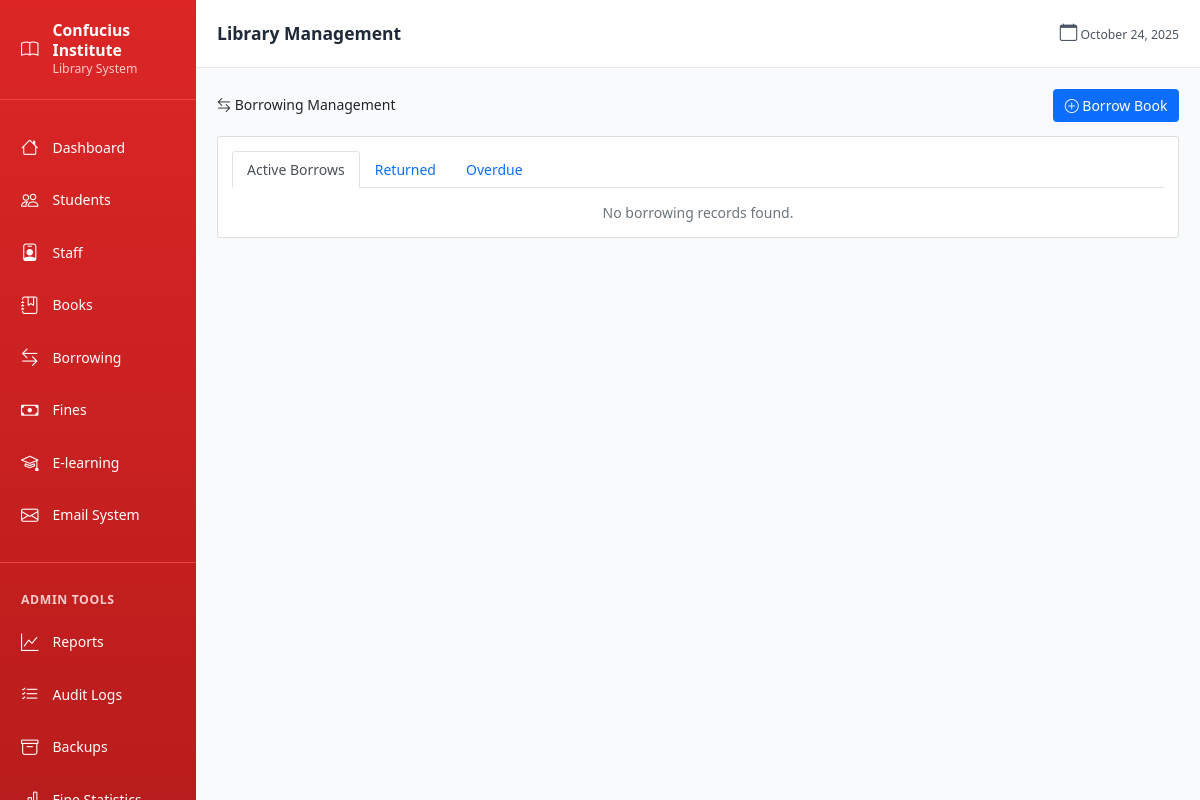
Before: /borrowing/ (signed in) with the older database file.
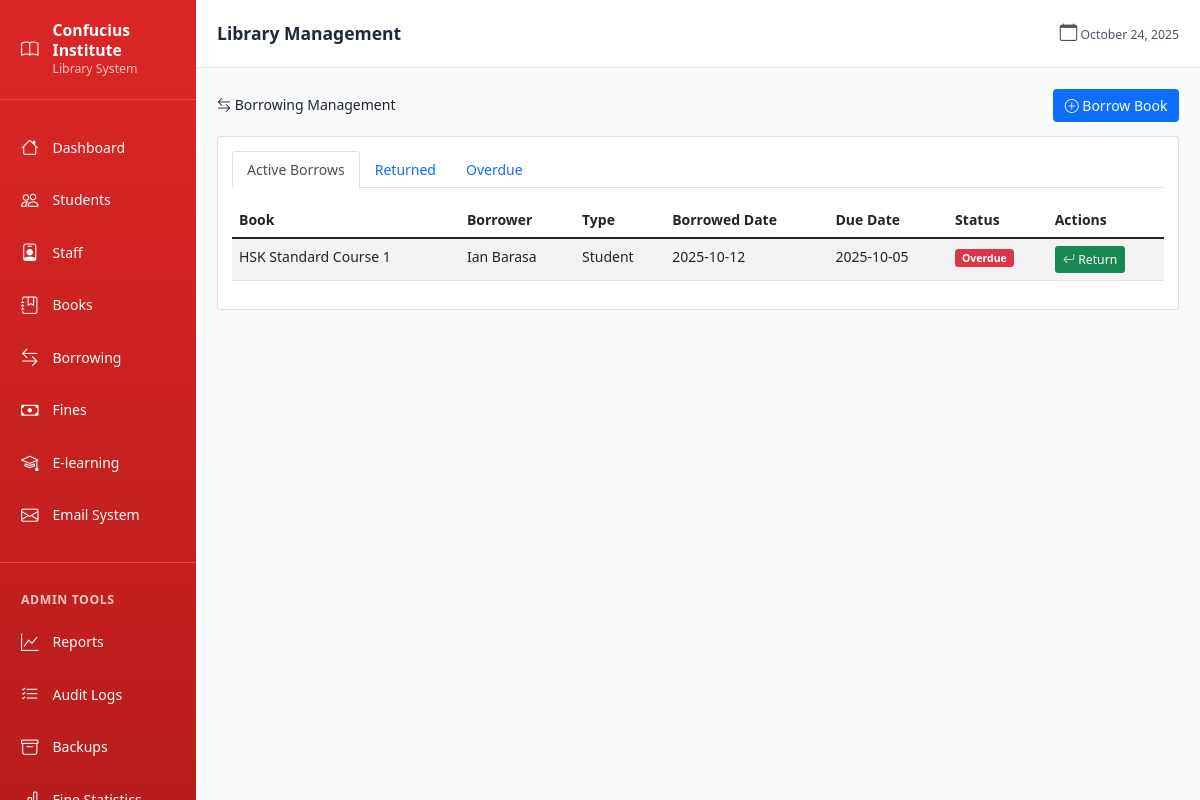
After: the same page with the newer database file.
### models.py (models this page shows, shortened)
class BorrowRecord(db.Model):
    id = db.Column(db.Integer, primary_key=True)
    book_id = db.Column(db.Integer, db.ForeignKey('book.id'), nullable=False)
    student_id = db.Column(db.Integer, db.ForeignKey('student.id'), nullable=True)
    staff_id = db.Column(db.Integer, db.ForeignKey('staff.id'), nullable=True)
    borrowed_at = db.Column(db.DateTime, default=datetime.utcnow)
    due_date = db.Column(db.DateTime, nullable=False)
    returned_at = db.Column(db.DateTime, nullable=True)
    notes = db.Column(db.Text)
    @property
    def is_overdue(self):
        return not self.returned_at and datetime.utcnow() > self.due_date
    @property
    def borrower_name(self):
        if self.student_ref:
            return self.student_ref.name
        elif self.staff_ref:
            return self.staff_ref.name
        return "Unknown"
    @property
    def borrower_type(self):
        return "Student" if self.student_id else "Staff"

class Book(db.Model):
    id = db.Column(db.Integer, primary_key=True)
    title = db.Column(db.String(200), nullable=False)
    author = db.Column(db.String(200))
    publisher = db.Column(db.String(200))
    isbn = db.Column(db.String(20), unique=True, nullable=True)
    unique_id = db.Column(db.String(50), unique=True, nullable=False)
    category_id = db.Column(db.Integer, db.ForeignKey('category.id'), nullable=True)
    total_copies = db.Column(db.Integer, default=1)
    shelf_location = db.Column(db.String(50))
    created_at = db.Column(db.DateTime, default=datetime.utcnow)
    borrow_records = db.relationship('BorrowRecord', backref='book_ref', lazy=True)

class Student(db.Model):
    id = db.Column(db.Integer, primary_key=True)
    name = db.Column(db.String(100), nullable=False)
    registration_number = db.Column(db.String(50), unique=True, nullable=True)  # UoN students
    id_number = db.Column(db.String(20), unique=True, nullable=True)  # Kenyan non-UoN
    passport_number = db.Column(db.String(20), unique=True, nullable=True)  # International
    email = db.Column(db.String(120), nullable=False)
    phone = db.Column(db.String(20))
    membership_status = db.Column(db.String(20), default='active')  # active, suspended, expired
    created_at = db.Column(db.DateTime, default=datetime.utcnow)
    borrow_records = db.relationship('BorrowRecord', backref='student_ref', lazy=True)
    fines = db.relationship('Fine', backref='student_ref', lazy=True)

### blueprints/borrowing.py (the view)
@borrowing_bp.route('/')
@login_required
def list_borrows():
    status = request.args.get('status', 'active')
    if status == 'active':
        borrows = BorrowRecord.query.filter_by(returned_at=None).order_by(BorrowRecord.borrowed_at.desc()).all()
    elif status == 'returned':
        borrows = BorrowRecord.query.filter(BorrowRecord.returned_at.isnot(None)).order_by(BorrowRecord.returned_at.desc()).all()
    elif status == 'overdue':
        borrows = BorrowRecord.query.filter(
            BorrowRecord.returned_at.is_(None),
            BorrowRecord.due_date < datetime.utcnow()
        ).all()
    else:
        borrows = BorrowRecord.query.order_by(BorrowRecord.borrowed_at.desc()).all()
    return render_template('borrowing/list.html', borrows=borrows, status=status)

### templates/borrowing/list.html (shortened to what this page needs)
{% extends "base.html" %}
{% block content %}
<div class="d-flex justify-content-between align-items-center mb-3">
    <h2><i class="bi bi-arrow-left-right"></i> Borrowing Management</h2>
    <a href="{{ url_for('borrowing.borrow_book') }}" class="btn btn-primary">
        <i class="bi bi-plus-circle"></i> Borrow Book
    </a>
</div>
<div class="card">
    <div class="card-body">
        <ul class="nav nav-tabs mb-3">
            <li class="nav-item">
                <a class="nav-link {{ 'active' if status == 'active' else '' }}"
                   href="{{ url_for('borrowing.list_borrows', status='active') }}">
                    Active Borrows
                </a>
            </li>
            <li class="nav-item">
                <a class="nav-link {{ 'active' if status == 'returned' else '' }}"
                   href="{{ url_for('borrowing.list_borrows', status='returned') }}">
                    Returned
                </a>
            </li>
            <li class="nav-item">
                <a class="nav-link {{ 'active' if status == 'overdue' else '' }}"
                   href="{{ url_for('borrowing.list_borrows', status='overdue') }}">
                    Overdue
                </a>
            </li>
        </ul>
        {% if borrows %}
        <div class="table-responsive">
            <table class="table table-striped">
                <thead>
                    <tr>
                        <th>Book</th>
                        <th>Borrower</th>
                        <th>Type</th>
                        <th>Borrowed Date</th>
                        <th>Due Date</th>
                        <th>Status</th>
                        <th>Actions</th>
                    </tr>
                </thead>
                <tbody>
                    {% for borrow in borrows %}
                    <tr>
                        <td>{{ borrow.book_ref.title }}</td>
                        <td>{{ borrow.borrower_name }}</td>
                        <td>{{ borrow.borrower_type }}</td>
                        <td>{{ borrow.borrowed_at.strftime('%Y-%m-%d') }}</td>
                        <td>{{ borrow.due_date.strftime('%Y-%m-%d') }}</td>
                        <td>
                            {% if borrow.returned_at %}
                                <span class="badge bg-success">Returned</span>
                            {% elif borrow.is_overdue %}
                                <span class="badge bg-danger">Overdue</span>
                            {% else %}
                                <span class="badge bg-primary">Active</span>
                            {% endif %}
                        </td>
                        <td>
                            {% if not borrow.returned_at %}
                            <a href="{{ url_for('borrowing.return_book', borrow_id=borrow.id) }}"
                               class="btn btn-sm btn-success">
                                <i class="bi bi-arrow-return-left"></i> Return
                            </a>
                            {% endif %}
                        </td>
                    </tr>
                    {% endfor %}
                </tbody>
            </table>
        </div>
        {% else %}
        <div class="text-center">
            <p class="text-muted">No borrowing records found.</p>
        </div>
        {% endif %}
    </div>
</div>
{% endblock %}

Changed rows visible on the page:
added BorrowRecord: book_ref "HSK Standard Course 1", borrower_name "Ian Barasa", borrower_type "Student", borrowed_at "2025-10-12", due_date "2025-10-05", shows "Overdue"
Other visible differences:
text no longer shown: "No borrowing records found."
text now shown: "Book Borrower Type Borrowed Date Due Date Status Actions"
